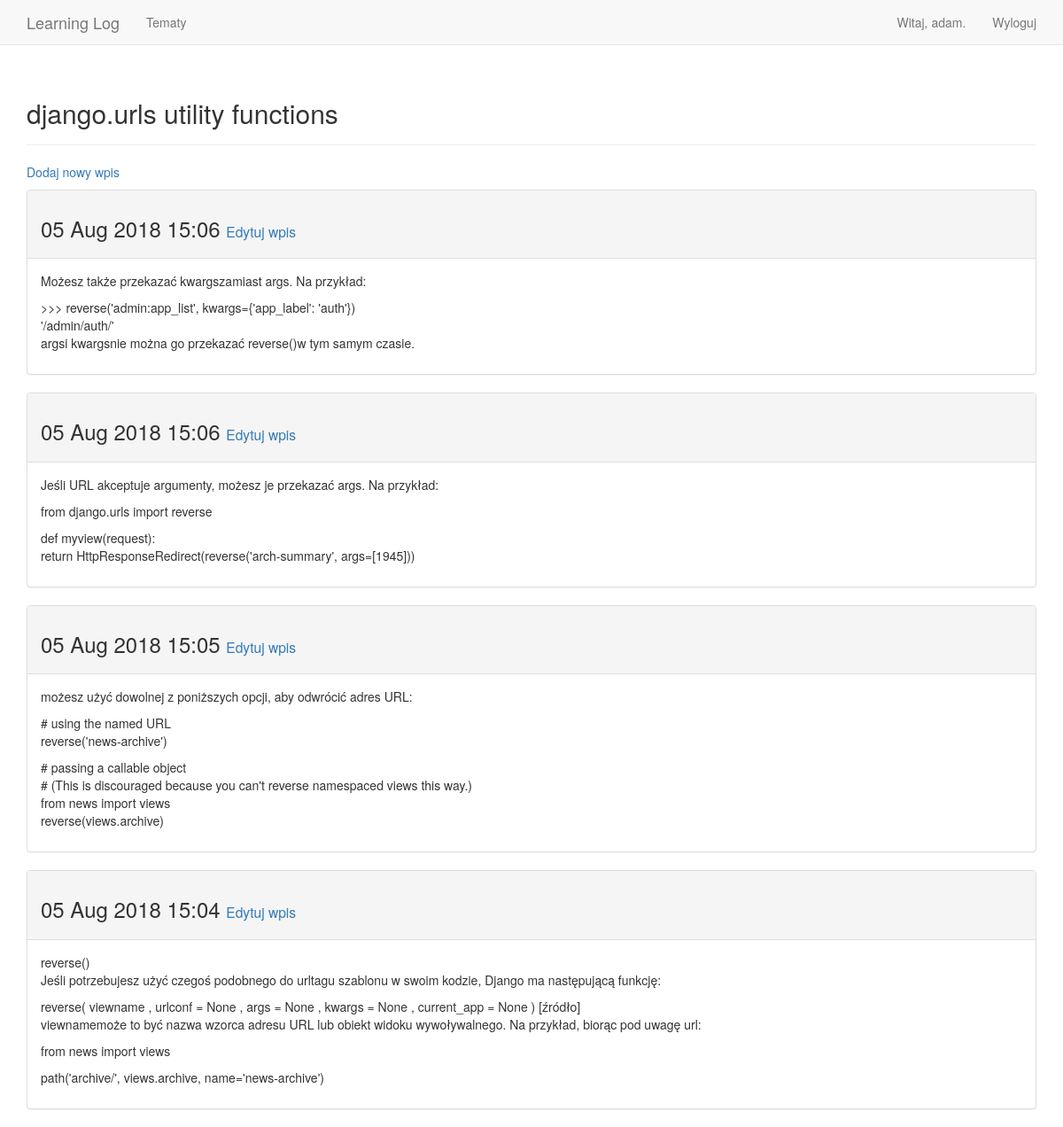
Page /topics/4/ (signed in) on the committed database.
### learning_logs/models.py (models this page shows, shortened)
class Topic(models.Model):
    text = models.CharField(max_length=200)
    date_added = models.DateTimeField(auto_now_add=True)
    owner = models.ForeignKey(User,
        on_delete=models.CASCADE)
    def __str__(self):
        return self.text

class Entry(models.Model):
    topic = models.ForeignKey(Topic,
        on_delete=models.CASCADE)
    text = models.TextField()
    date_added = models.DateTimeField(auto_now_add=True)
    class Meta:
        verbose_name_plural = 'entries'

### learning_logs/views.py (the view)
# urls.py: url(r'^topics/(?P<topic_id>\d+)/$', views.topic, name='topic'),
@login_required
def topic(request, topic_id):
    topic = Topic.objects.get(id=topic_id)
    if topic.owner != request.user:
        raise Http404
    entries = topic.entry_set.order_by('-date_added')
    context = {'topic': topic, 'entries': entries}
    return render(request, 'learning_logs/topic.html', context)

### learning_logs/templates/learning_logs/topic.html
{% extends 'learning_logs/base.html' %}
{% block header %}
	<h2>{{ topic }}</h2>
{% endblock header %}
{% block content %}
	<p>
		<a href="{% url 'learning_logs:new_entry' topic.id %}">Dodaj nowy wpis</a>
	</p>
	{% for entry in entries %}
		<div class="panel panel-default">
			<div class="panel-heading">
				<h3>
					{{ entry.date_added|date:'d M Y H:i' }}
						<small>
							<a href="{% url 'learning_logs:edit_entry' entry.id %}">
								Edytuj wpis</a>
						</small>
				</h3>
			</div>
				<div class="panel-body">
					{{ entry.text|linebreaks }}
				</div>
			</div>
	{% empty %}
		Nie ma jeszcze żadnego wpisu dla tego tematu.
	{% endfor %}
{% endblock content %}

### learning_logs/templates/learning_logs/base.html (shortened to what this page needs)
{% load bootstrap3 %}
<!DOCTYPE html>
    <html lang="pl">
    <head>
        {% bootstrap_css %}
    </head>
    <body>
        <nav class="navbar navbar-default navbar-static-top">
            <div class="container">
                <div class="navbar-header">
                    <a class="navbar-brand" href="{% url 'learning_logs:index' %}">Learning Log</a>
                </div>
                <div id="navbar" class="navbar-collapse collapse">
                    <ul class="nav navbar-nav">
                    <li><a href="{% url 'learning_logs:topics' %}">Tematy</a></li>
                    </ul>
                    <ul class="nav navbar-nav navbar-right">
                        {% if user.is_authenticated %}
                            <li><a>Witaj, {{ user.username }}.</a></li>
                            <li><a href="{% url 'users:logout' %}">Wyloguj</a></li>
                        {% else %}
                            <li><a href="{% url 'users:register' %}">Rejestruj</a></li>
                            <li><a href="{% url 'users:login' %}">Zaloguj</a></li>
                        {% endif %}
                    </ul>
                </div>
            </div>
        </nav>
        <div class="container">
            <div class="page-header">
                {% block header %}{% endblock header %}
            </div>
            <div>
                {% block content %}{% endblock content %}
            </div>
        </div>
    </body>
</html>

### rows in the picture
Topic: text "django.urls utility functions"
Entry: date_added "05 Aug 2018 15:06", text "Możesz także przekazać kwargszamiast args. Na przykład: >>> reverse('admin:app_list', kwargs={'app_label': 'auth'}) '/admin/auth/' argsi kwargsnie można go przekazać reverse()w tym samym czasie."
Entry: date_added "05 Aug 2018 15:06", text "Jeśli URL akceptuje argumenty, możesz je przekazać args. Na przykład: from django.urls import reverse def myview(request): return HttpResponseRedirect(reverse('arch-summary', args=[1945]))"
Entry: date_added "05 Aug 2018 15:05", text "możesz użyć dowolnej z poniższych opcji, aby odwrócić adres URL: # using the named URL reverse('news-archive') # passing a callable object # (This is discouraged because you can't reverse namespaced views this way.) from news import views reverse(views.archive)"
Entry: date_added "05 Aug 2018 15:04", text "reverse() Jeśli potrzebujesz użyć czegoś podobnego do urltagu szablonu w swoim kodzie, Django ma następującą funkcję: reverse( viewname , urlconf = None , args = None , kwargs = None , current_app = None ) [źródło] viewnamemoże to być nazwa wzorca adresu URL lub obiekt widoku wywoływalnego. Na przykład, biorąc pod uwagę url: from news import views path('archive/', views.archive, name='news-archive')"

### other values in the picture
{{ user.username }} "adam"
